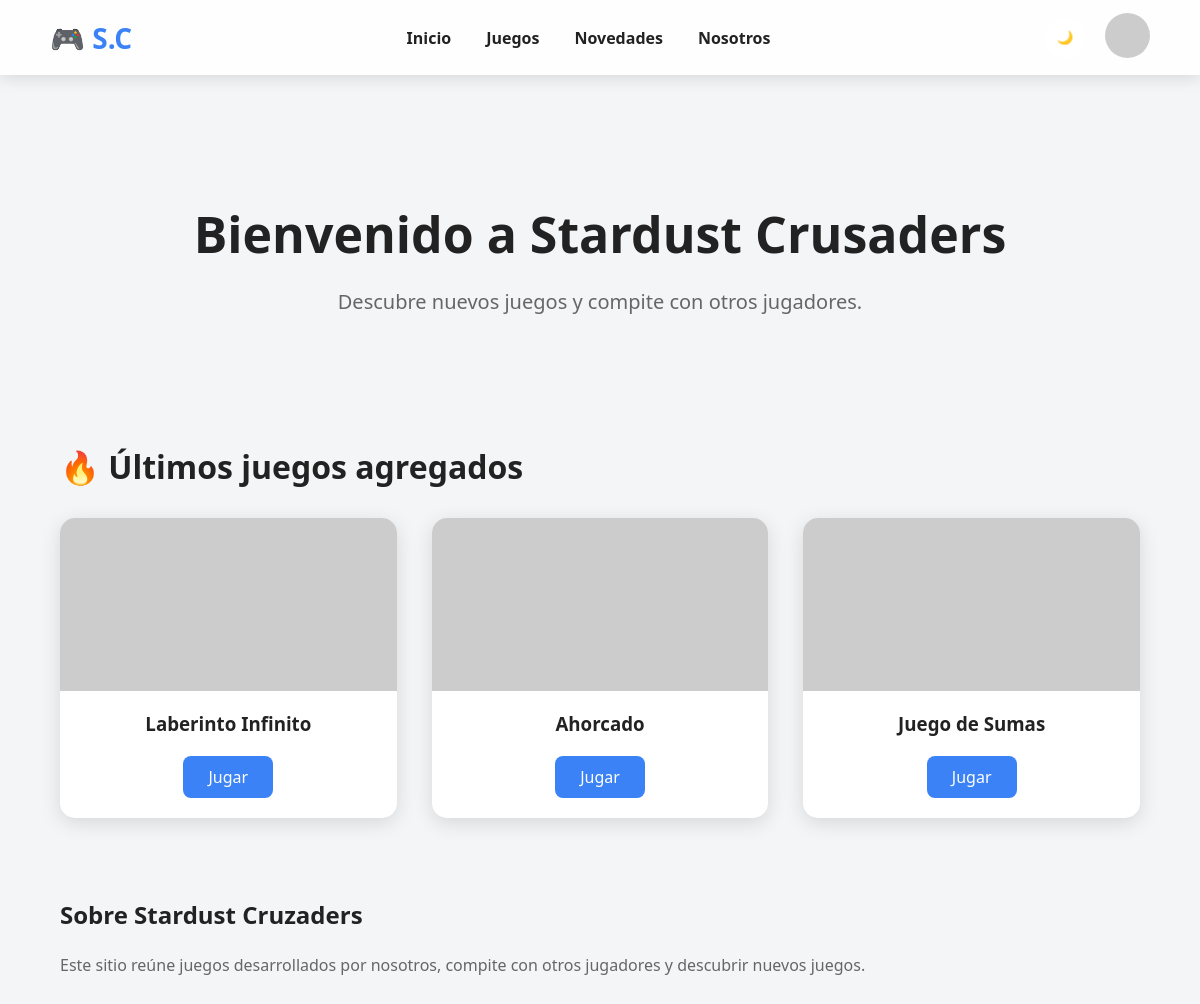
The page / on the database its author committed.
### tables this page shows
CREATE TABLE IF NOT EXISTS JUEGO (
    ID_J INT AUTO_INCREMENT PRIMARY KEY,
    Nombre VARCHAR(100) NOT NULL UNIQUE,
    Carpeta VARCHAR(100) NOT NULL UNIQUE,
    Descripcion VARCHAR(255),
    Puntos_Maximos INT NOT NULL DEFAULT 0
);

### Index.php (the view, shortened to what this page needs)
<?php
try {
    $conexion = Conexion::conectar();
    $consulta = $conexion->query(
        "SELECT ID_J, Nombre, Carpeta
         FROM JUEGO
         ORDER BY ID_J DESC
         LIMIT 3"
    );
    $ultimosJuegos = $consulta->fetchAll(PDO::FETCH_ASSOC);
} catch (PDOException $e) {
    $ultimosJuegos = [];
}
?>
<!DOCTYPE html>
<html lang="es">
<head>
    <link rel="stylesheet" href="css/estilos.css">
</head>
<body>
<?php include("includes/header.php"); ?>
<section class="hero">
    <h1>Bienvenido a Stardust Crusaders</h1>
    <p>
        Descubre nuevos juegos y compite con otros jugadores.
    </p>
</section>
<section class="titulo">
    <h2>🔥 Últimos juegos agregados</h2>
</section>
<section class="contenedorJuegos">
    <?php if (!empty($ultimosJuegos)): ?>
        <?php foreach ($ultimosJuegos as $juego): ?>
            <?php
            $carpetaJuego = htmlspecialchars($juego["Carpeta"] ?? "", ENT_QUOTES, "UTF-8");
            $nombreJuego = htmlspecialchars($juego["Nombre"], ENT_QUOTES, "UTF-8");
            ?>
            <div class="juego">
                <img
                    src="juegos/<?= $carpetaJuego ?>/portada.png"
                    alt="<?= $nombreJuego ?>"
                    onerror="this.src='https://picsum.photos/350/180?random=<?= (int)$juego['ID_J'] ?>'"
                >
                <h3><?= $nombreJuego ?></h3>
                <a href="juegos/<?= $carpetaJuego ?>/index.html" class="botonJuego">
                    Jugar
                </a>
            </div>
        <?php endforeach; ?>
    <?php else: ?>
        <p>No hay juegos disponibles actualmente.</p>
    <?php endif; ?>
</section>
<section class="informacion">
    <h2>Sobre Stardust Cruzaders</h2>
    <p>
        Este sitio reúne juegos desarrollados por nosotros,
        compite con otros jugadores y descubrir nuevos juegos.
    </p>
    <br><br><br><br><br><br><br><br><br>
</section>
</body>
</html>

### Includes/Header.php (shortened to what this page needs)
<?php
$ruta = preg_match('~/(Admin|Gestionusuarios|Gestionequipos)/~i', $_SERVER['PHP_SELF']) ? '../' : '';
?>
<header id="header">
    <div class="logo">
        🎮 <span>S.C</span>
    </div>
    <nav>
        <a href="<?= $ruta ?>index.php">Inicio</a>
        <a href="<?= $ruta ?>juegos.php">Juegos</a>
        <a href="<?= $ruta ?>novedades.php">Novedades</a>
        <a href="<?= $ruta ?>nosotros.php">Nosotros</a>
    </nav>
    <div class="acciones">
        <button id="modoOscuro">
            🌙
        </button>
        <div class="perfil">
            <img
                src="https://i.pravatar.cc/45"
                alt="Perfil"
                id="fotoPerfil"
            >
        </div>
    </div>
</header>

### Css/Estilos.css (style rules this page uses)
:root { --fondo:#f3f4f6; --header:#ffffffee; --card:#ffffff; --texto:#222; --texto2:#666; --azul:#4f8dfd; --sombra:rgba(0,0,0,.12); }
* { margin:0; padding:0; box-sizing:border-box; }
body { background:var(--fondo); color:var(--texto); font-family:Segoe UI,sans-serif; }
:root { --fondo:#f3f5f7; --card:#ffffff; --header:rgba(255,255,255,.85); --texto:#222; --texto2:#666; --azul:#3b82f6; --sombra:rgba(0,0,0,.12); }
html { scroll-behavior:smooth; }
body { background:var(--fondo); color:var(--texto); font-family:'Segoe UI',sans-serif; }
.hero { margin-top:120px; text-align:center; padding:80px 20px; }
.hero h1 { font-size:50px; margin-bottom:20px; }
.hero p { color:var(--texto2); font-size:20px; }
.titulo { width:90%; margin:auto; margin-top:50px; margin-bottom:30px; }
.titulo h2 { font-size:32px; }
.informacion { width:90%; margin:80px auto; }
.informacion h2 { margin-bottom:20px; }
.informacion p { color:var(--texto2); line-height:1.8; }
.perfil { position:relative; }

### Css/Header.css (style rules this page uses)
header { position:fixed; top:0; left:0; width:100%; height:75px; background:var(--header); display:flex; justify-content:space-between; align-items:center; padding:0 50px; box-shadow:0 3px 15px var(--sombra); transition:.35s; z-index:999; }
.logo { font-size:28px; font-weight:bold; }
.logo span { color:var(--azul); }
nav { display:flex; gap:35px; }
nav a { text-decoration:none; color:var(--texto); font-weight:600; transition:.25s; }
.acciones { display:flex; align-items:center; gap:20px; }
#modoOscuro { width:40px; height:40px; border:none; border-radius:50%; cursor:pointer; background:var(--card); color:var(--texto); transition:.3s; }
.perfil img { width:45px; height:45px; border-radius:50%; cursor:pointer; }

### Css/Juego.css (style rules this page uses)
.contenedorJuegos { width: 90%; margin: auto; display: grid; grid-template-columns: repeat(3, 1fr); gap: 35px; }
.juego { background: var(--card); border-radius: 15px; overflow: hidden; box-shadow: 0 5px 20px var(--sombra); transition: .3s; cursor: pointer; }
.juego img { width: 100%; display: block; }
.juego h3 { padding: 20px; text-align: center; }
.botonJuego { display: block; width: fit-content; margin: 0 auto 20px auto; padding: 10px 25px; background: var(--azul); color: white; text-decoration: none; text-align: center; border-radius: 8px; transition: 0.3s; }

### rows shown on the page
juego: Nombre "Laberinto Infinito"
juego: Nombre "Ahorcado"
juego: Nombre "Juego de Sumas"
